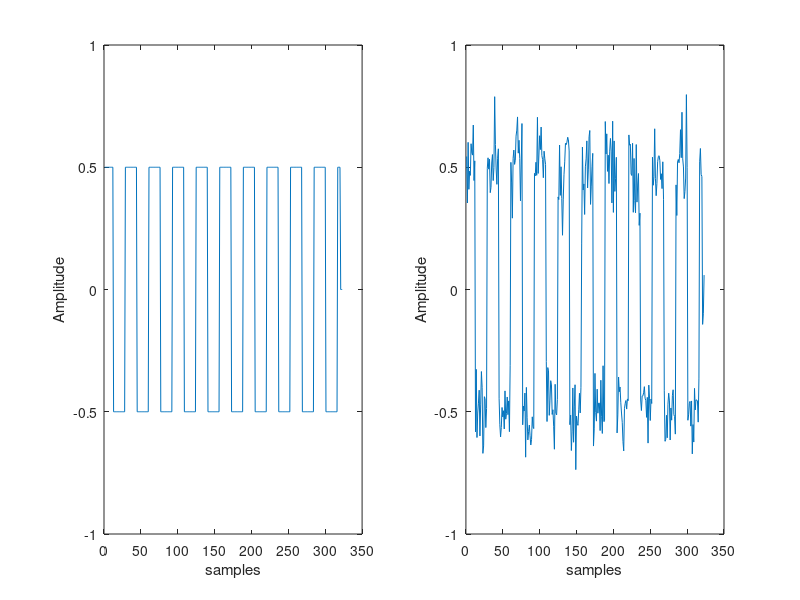
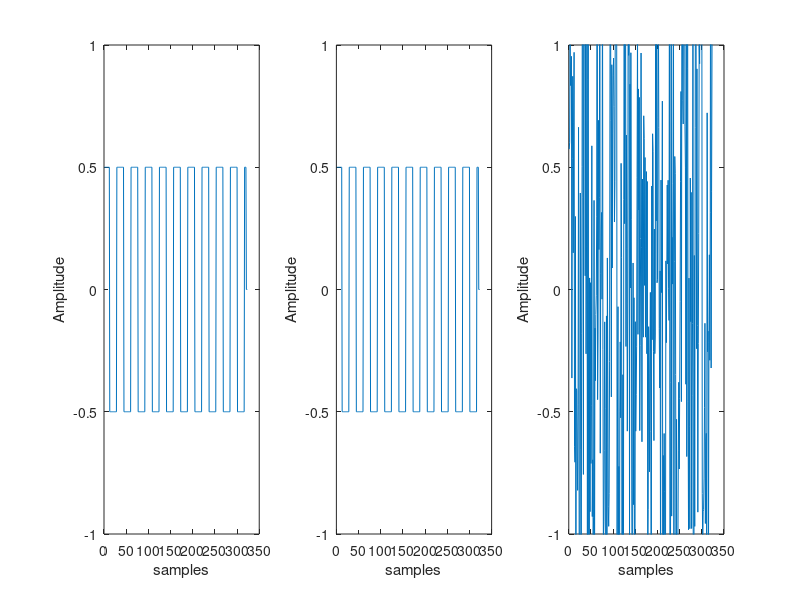
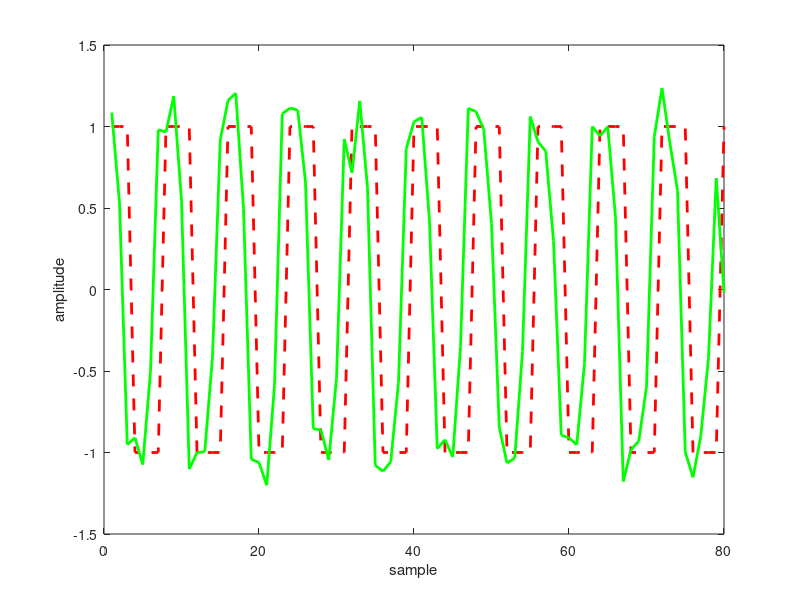

Here is the MATLAB script that generated these plots, in order:
%% Comunicacions Analògiques i Digitals
% Pràctica 2: Modulacions Digitals en Banda Base (II)

%% 2.1 Generació de Senyal

% 1 

b=repmat([0 0 0 1 1 1 1 0], 1, 10);

a_2PAM=repmat([+1 +1 +1 -1 -1 -1 -1 +1], 1, 10);

a_4PAM=repmat([-3 -1 +1 +3], 1, 10);

s_2PAM=0.5*[reshape( repmat(a_2PAM, 4, 1), [], 1 )' zeros(1, 3)];

s_4PAM=0.5*[reshape( repmat(a_4PAM, 4, 1), [], 1 )' zeros(1, 3)];

%% 2.2 Canal Additiu amb Soroll Gaussià Blanc

% 2

Lw2P=length(s_2PAM);
Pw=0.01;
MeanW=0;
w=MeanW+sqrt(Pw)*randn(1,Lw2P);

% 3 Señal rebut r_2PAM:

r_2PAM=w+s_2PAM;

subplot(1,2,1)
plot(s_2PAM)
ylim([-1, 1])
xlabel("samples")
ylabel("Amplitude");

subplot(1,2,2)
plot(r_2PAM)
ylim([-1, 1])
xlabel("samples")
ylabel("Amplitude");

% 4

Pw1=0;
Pw2=0.5;
MeanW=0;
w1_2P=MeanW+sqrt(Pw1)*randn(1,Lw2P);
w2_2P=MeanW+sqrt(Pw2)*randn(1,Lw2P);

r_2PAM_1=w1_2P+s_2PAM;
r_2PAM_2=w2_2P+s_2PAM;

figure("Name","Señal rebuda amb diverses variancies");

subplot(1,3,1)
plot(s_2PAM)
ylim([-1, 1])
xlabel("samples")
ylabel("Amplitude");

subplot(1,3,2)
plot(r_2PAM_1)
ylim([-1, 1])
xlabel("samples")
ylabel("Amplitude");

subplot(1,3,3)
plot(r_2PAM_2)
ylim([-1, 1])
xlabel("samples")
ylabel("Amplitude");

% Com es pot comprobar en la figura "Señal rebuda amb diverses variancies",
% com afecta la variancia del soroll a la señal s_2PAM. Com més gran sigui,
% més difícil ens serà poder recuperar els valors en bit de cada simbol.

%% 2.3 Filtrat Adaptat i Mostratge Òptim

% Generació del pols
E=1;
L=4;
Mt=(0:L);
P=rectpuls(Mt,L*2)*sqrt(E/L);
H=P;

% 5

r_fil_2PAM=conv(r_2PAM,H,"full");
rf2P_L=length(r_fil_2PAM);

% 6

Nss=L;
f1=0;
a_reb_2PAM=r_fil_2PAM(1,1);

for f1=5:4:rf2P_L
    a_reb_2PAM=[a_reb_2PAM r_fil_2PAM(1,f1)];
end

a_reb_2PAM=a_reb_2PAM(1,3:length(a_2PAM)+2);

% 7

figure("Name","Seqüencia rebuda a_reb_2PAM");

plot(a_2PAM,"LineStyle","--","Color",[1 0 0],"LineWidth",2);

hold on
plot(a_reb_2PAM,"LineStyle","-","Color",[0 1 0],"LineWidth",2)
xlabel("sample")
ylabel("amplitude");
hold off

% Com es pot observar en la figura "Seqüencia rebuda a_reb_2PAM", els
% simbols rebuts son lleurerament diferents degut al valor afegit per la
% suma del soroll del vector al·leatori w.

% 8

% Señal rebuda per a Pw1=0

% Señal rebuda per a Pw2=0.5

%% 2.4 Relació Senyal-a-Soroll

